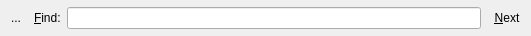
<?xml version="1.0" encoding="UTF-8"?>
<ui version="4.0">
 <class>Form</class>
 <widget class="QWidget" name="Form">
  <property name="geometry">
   <rect>
    <x>0</x>
    <y>0</y>
    <width>531</width>
    <height>36</height>
   </rect>
  </property>
  <property name="windowTitle">
   <string>Form</string>
  </property>
  <layout class="QHBoxLayout" name="horizontalLayout">
   <property name="margin">
    <number>4</number>
   </property>
   <item>
    <widget class="QToolButton" name="closeBar">
     <property name="text">
      <string>...</string>
     </property>
     <property name="icon">
      <iconset resource="../icons.qrc">
       <normaloff>:/icons/gtk-close.svg</normaloff>:/icons/gtk-close.svg</iconset>
     </property>
     <property name="shortcut">
      <string>Esc</string>
     </property>
     <property name="autoRaise">
      <bool>true</bool>
     </property>
    </widget>
   </item>
   <item>
    <widget class="QLabel" name="label">
     <property name="text">
      <string>&amp;Find:</string>
     </property>
     <property name="buddy">
      <cstring>text</cstring>
     </property>
    </widget>
   </item>
   <item>
    <widget class="QLineEdit" name="text">
     <property name="minimumSize">
      <size>
       <width>200</width>
       <height>0</height>
      </size>
     </property>
    </widget>
   </item>
   <item>
    <widget class="QToolButton" name="doSearch">
     <property name="text">
      <string>&amp;Next</string>
     </property>
     <property name="icon">
      <iconset resource="../icons.qrc">
       <normaloff>:/icons/go-next.svg</normaloff>:/icons/go-next.svg</iconset>
     </property>
     <property name="toolButtonStyle">
      <enum>Qt::ToolButtonIconOnly</enum>
     </property>
     <property name="autoRaise">
      <bool>true</bool>
     </property>
    </widget>
   </item>
  </layout>
 </widget>
 <resources>
  <include location="../icons.qrc"/>
 </resources>
 <connections>
  <connection>
   <sender>text</sender>
   <signal>returnPressed()</signal>
   <receiver>doSearch</receiver>
   <slot>animateClick()</slot>
   <hints>
    <hint type="sourcelabel">
     <x>122</x>
     <y>14</y>
    </hint>
    <hint type="destinationlabel">
     <x>526</x>
     <y>29</y>
    </hint>
   </hints>
  </connection>
 </connections>
</ui>
